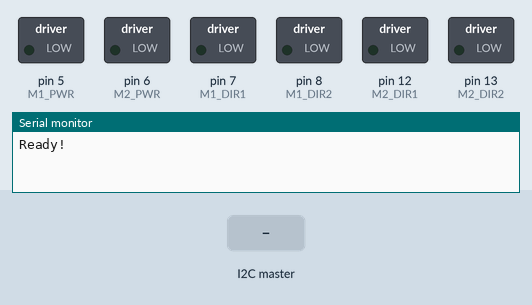
This sketch was run on a simulated Arduino Uno, built with avr-gcc and run on an emulated ATmega328P. Shown: switched loads named in the sketch (green lamp = pin HIGH), the last lines printed to the serial monitor. The test bench sets the inputs (shaded band).

Above: at 1.2 s.
1.3 s: the I2C master sends the byte 1
At 2.5 s:
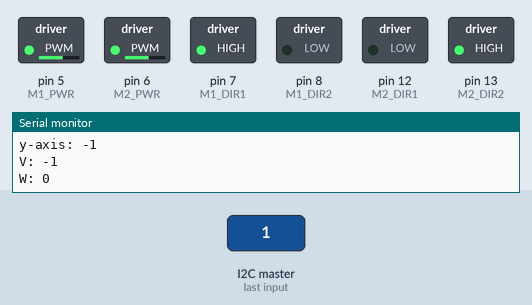
Timing chart, 0 to 4.3 s (numbered marks = the images above; inputs shaded):
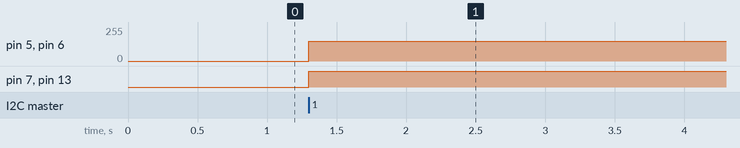

Measured:
- after the input at 1.3 s, pin 5 (M1_PWR), pin 6 (M2_PWR): 0/255 → 150/255 at once; pin 7 (M1_DIR1), pin 13 (M2_DIR2): LOW → HIGH at once

The sketch:

sketch_sep26b.ino
```cpp
#include <Wire.h>
#include <Servo.h>
#include <avr/io.h> // includes external libraries
#include <avr/interrupt.h>


#define M1_PWR     5      //physical pin 11
#define M2_PWR     6      //physical pin 12
#define M1_DIR1    7      //physical pin 13
#define M1_DIR2    8     //physical pin 14
#define M2_DIR1    12     //physical pin 18
#define M2_DIR2    13      //physical pin 19

#define TOP_SPEED 235

#define FORWARD  10
#define REVERSE  20
#define STOP     30

#define YAXIS 2
#define XAXIS 1
#define SLAVE_ADDRESS 0x04

// set mspeed and dir to be a char
void mot_drive_r(char mspeed,char dir)
{
  OCR0B = mspeed;
  if (dir == REVERSE){
    digitalWrite(M1_DIR1, HIGH);
    digitalWrite(M1_DIR2, LOW);
  }
  if (dir == STOP){
    digitalWrite(M1_DIR1, LOW);
    digitalWrite(M1_DIR2, LOW);
  }
  if (dir == FORWARD){
    digitalWrite(M1_DIR1, LOW);
    digitalWrite(M1_DIR2, HIGH);//REVERSED
  }
}

void mot_drive_l(char mspeed, char dir)
{
  OCR0A = mspeed;
  if (dir == REVERSE){
    digitalWrite(M2_DIR1, LOW);
    digitalWrite(M2_DIR2, HIGH);
  }
  if (dir == FORWARD){
    digitalWrite(M2_DIR1, HIGH);
    digitalWrite(M2_DIR2, LOW);
  }
  if (dir == STOP){
    digitalWrite(M2_DIR1, LOW);
    digitalWrite(M2_DIR2, LOW);
  }
}
void setup()
{
  //SPEED CONTROL
  //WGM20 = PWM, phase correct  COM0A1 = PIN 5 COM0B1 = PIN 6
  TCCR0A = (1 << COM0A1) |(1 << COM0B1) |(1 << WGM00);
  //turns on timer0 and sets pre scale to 0
  TCCR0B = (1 << CS00);


  pinMode(M1_PWR,  OUTPUT);
  pinMode(M1_DIR1, OUTPUT);
  pinMode(M1_DIR2, OUTPUT);
  pinMode(M2_PWR,  OUTPUT);
  pinMode(M2_DIR1, OUTPUT);
  pinMode(M2_DIR2, OUTPUT);

  Serial.begin(115200); // start serial for output

  // initialize i2c as slave
  Wire.begin(SLAVE_ADDRESS);

  // define callbacks for i2c communication
  Wire.onReceive(receiveData);
  Wire.onRequest(sendData);

  Serial.println("Ready!");

}
void loop()
{
}
void receiveData(int byteCount)
{
  int left_speed; // int for the speed of the left motor
  int right_speed; // int for the speed of the right motor
  int V; // a variable used for the math
  int W; // a variable used for the math
  int8_t yaxis; // variable for the y-axis recieved from the app
  int command;
  int8_t xaxis; // variable for the x-axis recieved from the app
  while(Wire.available()) {
    command = Wire.read();

    if (command == XAXIS){
      xaxis = Wire.read();
      yaxis = Wire.read();
      Serial.print("x-axis: ");
      Serial.println(xaxis);
      Serial.print("y-axis: ");
      Serial.println(yaxis);

     // Math for converting to tank drive for -100 to 100
     // results depend on the xaxis and yaxis recieved from joystick
      V = (100 - abs(xaxis)) * (yaxis/100) + yaxis;
      W = (100 - abs(yaxis)) * (xaxis/100) + xaxis;
      right_speed = (V+W) /2; //result for the speed of the right motor
      left_speed = (V-W) /2; //result for the speed of the left motor

      Serial.print("V: ");
      Serial.println(right_speed);
      Serial.print("W: ");
      Serial.println(left_speed);

      // motor goes forward at a speed depending on the math above
      if(right_speed > 0){
        right_speed = map(right_speed, 0, 100, 150, TOP_SPEED);
       //  Serial.println(right_speed);
        mot_drive_r(right_speed, FORWARD); //DOING OPPOSITE
      }
      // motor goes reverse at a speed depending on the math above
      else{
        right_speed = map(right_speed, 0, -100, 150, TOP_SPEED);
        //Serial.println(right_speed);
        mot_drive_r(right_speed, REVERSE);
      }
      // motor goes forward at a speed depending on the math above
      if(left_speed > 0){
        left_speed = map(left_speed, 0, 100, 150, TOP_SPEED);
       // Serial.println(left_speed);
        mot_drive_l(left_speed, FORWARD);

      }
      // motor goes reverse at a speed depending on the math above
      else{
        left_speed = map(left_speed, 0, -100, 150, TOP_SPEED);
        //Serial.println(left_speed);
        mot_drive_l(left_speed, REVERSE);
   }
  }
 }
}
void sendData()
{
  // Wire.write(number);
}
```
